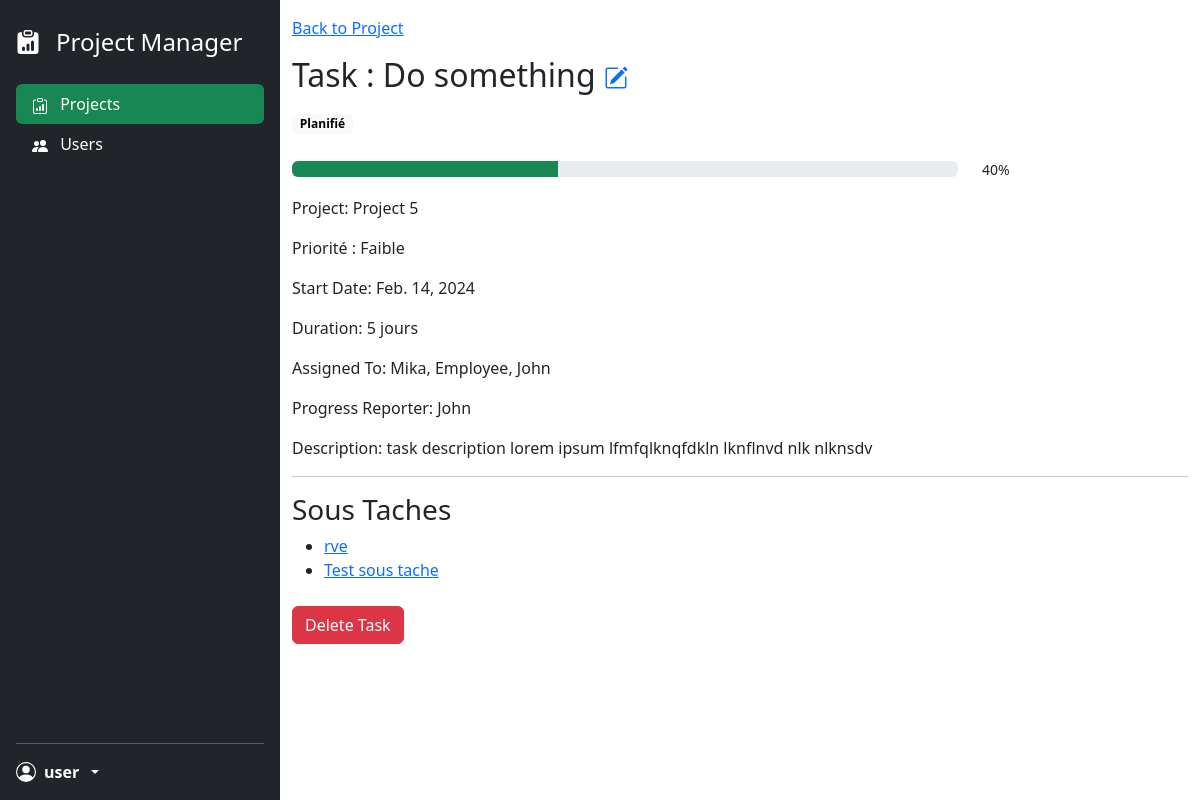
The page /task/2/ on the database as committed earlier.
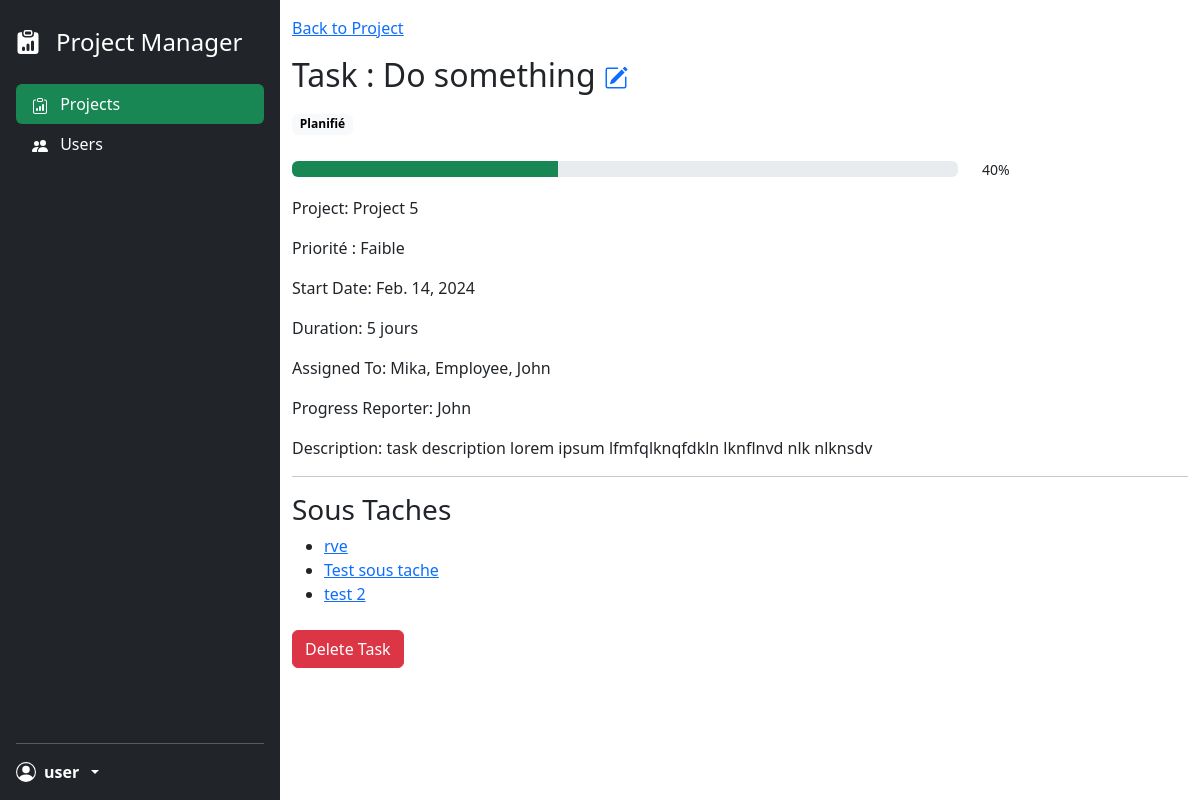
The same page on the database as committed later.
### project_app/models.py (models this page shows, shortened)
class User(models.Model):
    ROLE_CHOICES = (
        ('manager', 'Manager'),
        ('employee', 'Employee'),
    )
    username = models.CharField(max_length=100)
    email = models.EmailField(unique=True)
    user_role = models.CharField(max_length=20, choices=ROLE_CHOICES)
    password = models.CharField(max_length=255)
    def __str__(self):
        return self.username

class Task(models.Model):
    STATUS_CHOICES = (
        ('paused', 'En pause'),
        ('planned', 'Planifié'),
        ('ongoing', 'En cours'),
        ('completed', 'Réalisée'),
        ('validated', 'Validée'),
    )
    PRIORITY_CHOICES = (
        ('low', 'Faible'),
        ('medium', 'Moyenne'),
        ('high', 'Élevée'),
    )
    task_name = models.CharField(max_length=100)
    description = models.TextField()
    priority = models.CharField(max_length=20, choices=PRIORITY_CHOICES)
    start_date = models.DateField()
    duration = models.IntegerField()
    status = models.CharField(max_length=20, choices=STATUS_CHOICES)
    completion_percentage = models.IntegerField(default=0)
    project = models.ForeignKey('Project', on_delete=models.CASCADE)
    assigned_to = models.ManyToManyField(User, related_name='assigned_tasks')
    progress_reporter = models.ForeignKey(User, on_delete=models.CASCADE, related_name='progress_reports')
    parent_task = models.ForeignKey('self', on_delete=models.CASCADE, null=True, blank=True, related_name='sub_tasks')

### project_app/views.py (the view)
# urls.py: path('task/<int:task_id>/', views.task_details, name='task_details'),
def task_details(request, task_id):
    task = get_object_or_404(Task, id=task_id)
    return render(request, 'task/task_details.html', {'task': task})

### project_app/models.py (called while the page is built)
    def __str__(self):
        return self.project_name

### templates/task/task_details.html (shortened to what the changed rows need)
{% load static %}
<!DOCTYPE html>
<html lang="en">
<head>
    <link href="{% static 'css/style.css' %}" rel="stylesheet">
    <link href="{% static 'css/bootstrap.min.css' %}" rel="stylesheet">
</head>
<body>
<div class="container-fluid">
    <div class="row flex-sm-nowrap">
        <div class="col py-3">
            <a href="{% url 'project_details' task.project.id %}">Back to Project</a>
            <h2 class="my-3">
                Task : {{ task.task_name }}
                <span>
                    <a href="{% url 'edit_task' task.id %}">
                    </a>
                </span>
            </h2>
            <div class="mb-4">
                {% if task.status == 'paused' %}
                    <span class="badge text-bg-danger">En pause</span>
                {% elif task.status == 'planned' %}
                    <span class="badge text-bg-light">Planifié</span>
                {% elif task.status == 'ongoing' %}
                    <span class="badge text-bg-secondary bg-opacity-75">En cours</span>
                {% elif task.status == 'completed' %}
                    <span class="badge text-bg-success">Réalisée</span>
                {% elif task.status == 'validated' %}
                    <span class="badge text-bg-success bg-opacity-75">Validée</span>
                {% endif %}
            </div>
            <div class="row align-items-center mb-3">
                <div class="col">
                </div>
                <small class="col-3">{{ task.completion_percentage }}%</small>
            </div>
            <p>Project: {{ task.project }}</p>
            <p>Priorité :
                {% if task.priority == 'low' %}
                    Faible
                {% elif task.priority == 'medium' %}
                    Moyenne
                {% elif task.priority == 'high' %}
                    Élevée
                {% endif %}
            </p>
            <p>Start Date: {{ task.start_date }}</p>
            <p>Duration: {{ task.duration }} jours</p>
            <p>Assigned To:
                {% for user in task.assigned_to.all %}
                    {{ user.username }}{% if not forloop.last %}, {% endif %}
                {% endfor %}
            </p>
            <p>Progress Reporter: {{ task.progress_reporter }}</p>
            <p>Description: {{ task.description }}</p>
            {% if task.sub_tasks.exists %}
                <hr>
                <h3>Sous Taches</h3>
                <ul>
                    {% for child_task in task.sub_tasks.all %}
                        <li>
                            <a href="{% url 'task_details' child_task.id %}">{{ child_task.task_name }}</a>
                        </li>
                    {% endfor %}
                </ul>
            {% endif %}
        <form id="deleteTaskForm" method="post" action="{% url 'delete_task' task.id %}">
            <button class="btn btn-danger my-2" type="button" id="deleteTaskButton">Delete Task</button>
        </form>
        </div>
    </div>
</div>
</body>
</html>

Rows that differ between the two databases and show on the page:
added Task: task_name "test 2"
